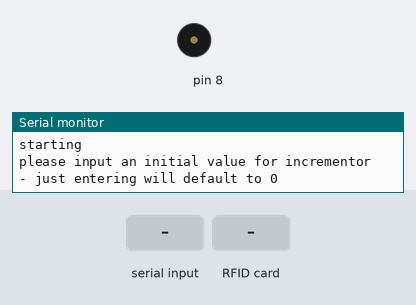
Bench run of a sketch on a simulated Arduino Uno, built with avr-gcc and run on an emulated ATmega328P. On the bench: buzzer (waves = sounding), the last lines printed to the serial monitor. The inputs (shaded band) are chosen by the test bench.

Above: at 0.8 s.
0.9 s: "90,45\n" received over Serial
3.4 s: RFID card 5E 7A 19 C4 held to the reader
At 6.55 s:
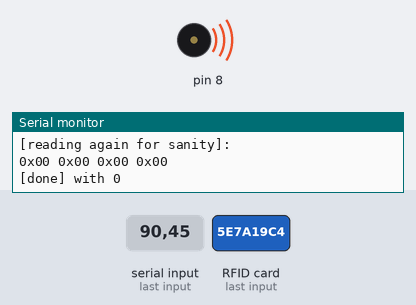
Timing chart, 0 to 8.2 s (numbered marks = the images above; inputs shaded):
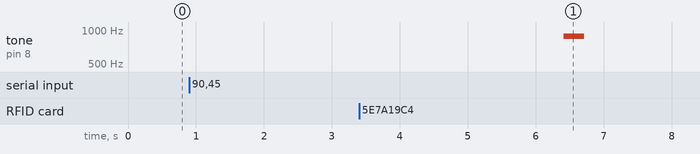

Measured:
- after the input at 3.4 s, tone on pin 8: silent → 880 Hz after 3.0 s, → silent 0.30 s later

The sketch:

write_tags.ino
```cpp
#include <Wire.h>
#include <SPI.h>
#include <Adafruit_PN532.h>

// If using the breakout with SPI, define the pins for SPI communication.
#define PN532_SCK (2)
#define PN532_MOSI (3)
#define PN532_SS (4)
#define PN532_MISO (5)

// If using the breakout or shield with I2C, define just the pins connected
// to the IRQ and reset lines.  Use the values below (2, 3) for the shield!
#define PN532_IRQ (2)
#define PN532_RESET (3) // Not connected by default on the NFC Shield

// Use this line for a breakout with a SPI connection:
Adafruit_PN532 nfc(PN532_SCK, PN532_MISO, PN532_MOSI, PN532_SS);

uint32_t incrementor;
String tmp; // for reading from user and making sure actual input is read

void setup(void)
{
  Serial.begin(115200);

  Serial.println("starting");
  Serial.println("please input an initial value for incrementor - just entering will default to 0");

  while (true)
  {
    tmp = Serial.readString();
    if (tmp != "")
    {
      break;
    }
  }
  incrementor = tmp.toInt();

  if (incrementor == 0)
  {
    Serial.println("Starting at 0");
  }
  else
  {
    Serial.print("Starting count at ");
    Serial.println(incrementor);
  }

  pinMode(8, OUTPUT);

  nfc.begin();
  nfc.SAMConfig();
}

uint8_t keya[6] = {0xFF, 0xFF, 0xFF, 0xFF, 0xFF, 0xFF}; // for auth
uint8_t data[4];                                        // for reading
// uint8_t write_data[4] = {0}; //data to write - incrementor
uint8_t uid[] = {0, 0, 0, 0, 0, 0, 0}; // Buffer to store the returned UID
uint8_t uidLength;                     // Length of the UID (4 or 7 bytes depending on ISO14443A card type)
uint8_t write_data[4] = {0};

void loop(void)
{

  write_data[3] = incrementor;
  write_data[2] = incrementor >> 8;
  write_data[1] = incrementor >> 16;
  write_data[0] = incrementor >> 24;

  if (nfc.readPassiveTargetID(PN532_MIFARE_ISO14443A, uid, &uidLength))
    // auth block
    if (nfc.mifareclassic_AuthenticateBlock(uid, uidLength, 4, 0, keya))
    {
      // Serial.print("[block authenticated]\n");
      //  read block
      if (nfc.mifareclassic_ReadDataBlock(4, data))
      {
        // Data seems to have been read ... spit it out
        Serial.println("[reading]: ");
        nfc.PrintHexChar(data, 4);
        Serial.println();

        // Wait a bit before reading the card again
        delay(1000);
      }

      // write data
      if (nfc.mifareclassic_WriteDataBlock(4, write_data))
      {
        Serial.println("data written!\n");
        delay(1000);
      }
      if (nfc.mifareclassic_ReadDataBlock(4, data))
      {
        Serial.println("[reading again for sanity]: ");
        nfc.PrintHexChar(data, 4);
        Serial.println();
        delay(1000);
      }
      /*if (nfc.mifareclassic_AuthenticateBlock(uid, uidLength, 9, 0, keya))
          {
            if (nfc.mifareclassic_WriteDataBlock(9, write_data))
            {
              Serial.println("[saints data written]\n");
              delay(500);
            }
          }*/
    }

  Serial.print("[done] with ");
  Serial.println(incrementor);
  /*while (true) {
           tmp = Serial.readString();
           if (tmp != "") {
            break;
           }
        }*/
  tone(8, 880, 300);
  delay(3000);
  incrementor += 1;
}
```
